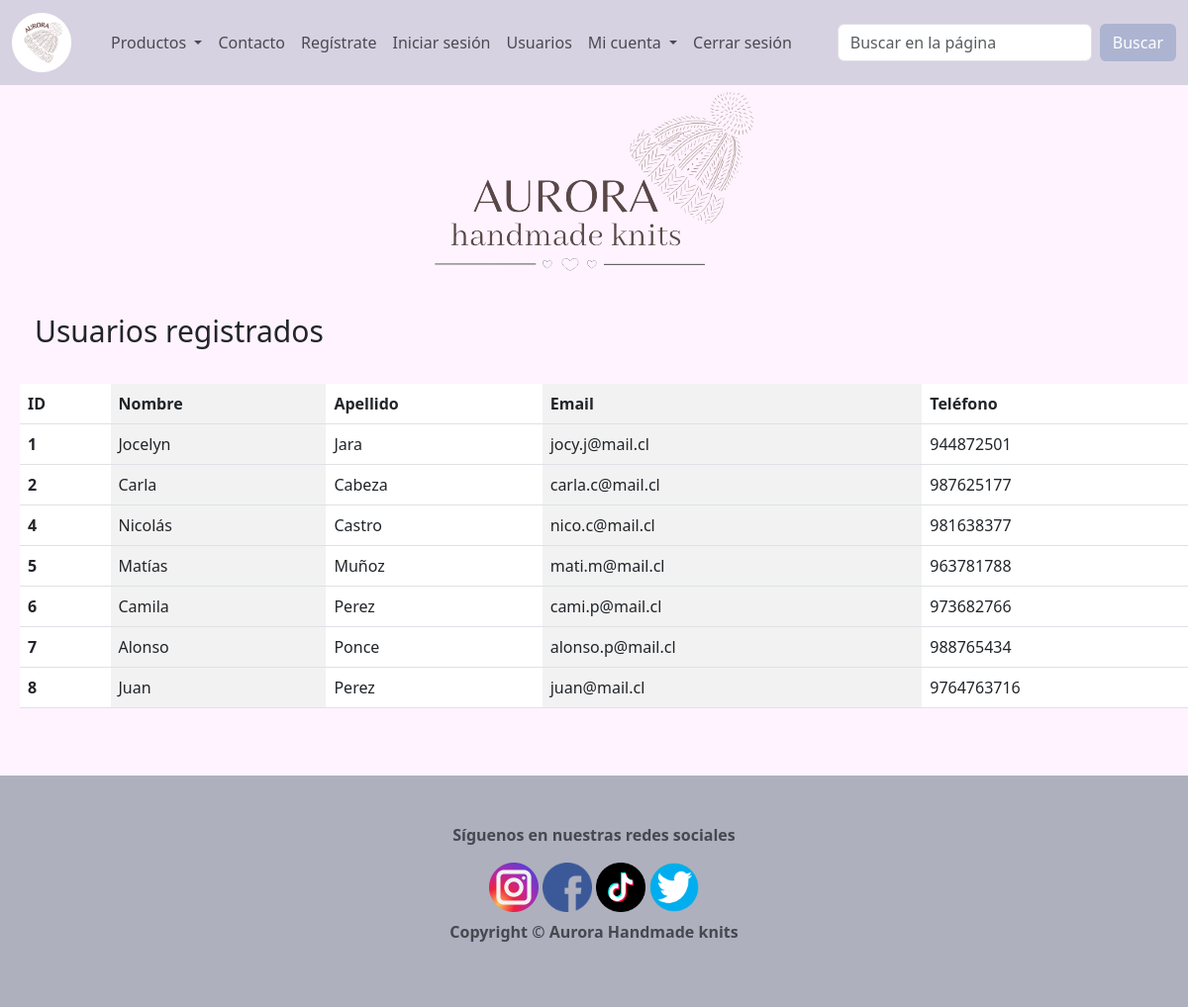
Page /usuarios/ (signed in) on the committed database.
### myapp/models.py (models this page shows, shortened)
class Usuario(models.Model):
    id = models.AutoField(primary_key=True)
    username = models.CharField(max_length=15, blank=False, null=True)
    nombre = models.CharField(max_length=25, blank=False, null=True)
    apellido = models.CharField(max_length=25, blank=False, null=True)
    email = models.EmailField(max_length=100, blank=False, null=True)
    telefono = models.CharField(max_length=12,blank=False, null=True)
    class Meta:
        verbose_name = 'Usuario'
        verbose_name_plural = 'Usuarios'

### myapp/views.py (the view)
# urls.py: path('usuarios/', tabla_usuarios,  name='Usuarios'),
def tabla_usuarios(request):
    usuarios = Usuario.objects.all()
    return render(request, 'users.html', {'usuarios': usuarios})

### myapp/templates/myapp/users.html (shortened to what this page needs)
{% extends "base.html" %}
{% load static %}
{% block contenido %}
<h1 class="titulo">Usuarios registrados</h1>
{% include "tables/usertable.html" %}
{% endblock %}

### myapp/templates/myapp/tables/usertable.html
<table class="table table-striped-columns">
    <thead>
        <tr>
            <th scope="col">ID</th>
            <th scope="col">Nombre</th>
            <th scope="col">Apellido</th>
            <th scope="col">Email</th>
            <th scope="col">Teléfono</th>
        </tr>
    </thead>
    <tbody>
        {% for usuario in usuarios %}
        <tr>
            <th scope="row">{{ usuario.id }}</th>
            <td>{{ usuario.nombre }}</td>
            <td>{{ usuario.apellido }}</td>
            <td>{{ usuario.email }}</td>
            <td>{{ usuario.telefono }}</td>
        </tr>
        {% endfor %}
    </tbody>
</table>

### myapp/static/assets/css/style.css (style rules this page uses)
h1 { font-size: 30px; margin: 20px; padding: 15px; }
.table { margin: 20px; padding: 15px; }
body { background-color: rgb(255, 243, 255); }

### rows in the picture
Usuario: id "1", nombre "Jocelyn", apellido "Jara", email "jocy.j@mail.cl", telefono "944872501"
Usuario: id "2", nombre "Carla", apellido "Cabeza", email "carla.c@mail.cl", telefono "987625177"
Usuario: id "4", nombre "Nicolás", apellido "Castro", email "nico.c@mail.cl", telefono "981638377"
Usuario: id "5", nombre "Matías", apellido "Muñoz", email "mati.m@mail.cl", telefono "963781788"
Usuario: id "6", nombre "Camila", apellido "Perez", email "cami.p@mail.cl", telefono "973682766"
Usuario: id "7", nombre "Alonso", apellido "Ponce", email "alonso.p@mail.cl", telefono "988765434"
Usuario: id "8", nombre "Juan", apellido "Perez", email "juan@mail.cl", telefono "9764763716"
